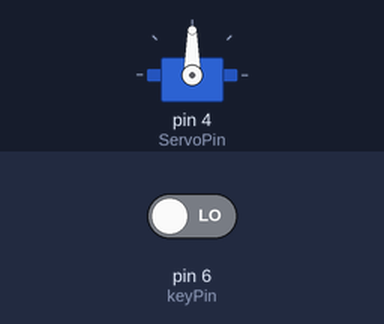
Recording of a sketch running on a simulated Arduino Uno, built with avr-gcc and run on an emulated ATmega328P. Shown: servo. Inputs (shaded band) come from the test bench; at power-on: pin 6 (keyPin) LOW.

Above: at 10.8 s.
10.9 s: pin 6 (keyPin) driven HIGH
At 15.5 s:
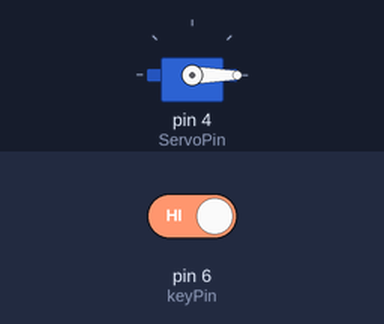
16.9 s: pin 6 (keyPin) driven LOW
At 20.5 s:
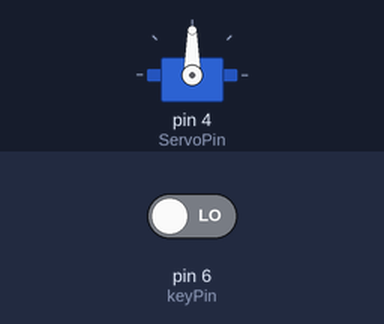
Timing chart, 0 to 22.0 s (numbered marks = the images above; inputs shaded):
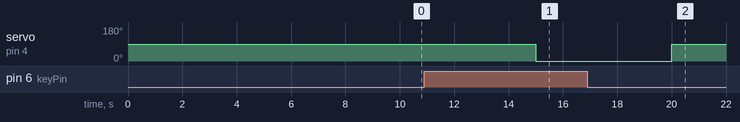

The sketch:

sketch_feb25a.ino
```cpp
#include <Servo.h>
#define ServoPin 4
#define keyPin 6
bool state = LOW;

Servo myservo;
void setup()
{
  myservo.attach(ServoPin);
  pinMode (keyPin, INPUT);
}

void loop()
{

  if (digitalRead(keyPin))
  {
    myservo.write(0);
    delay(5000);

  }
  else{
      myservo.write(90);
      delay(5000);
    }
}
```

Measured:
- after the input at 10.9 s, servo on pin 4 (ServoPin): 90° → 0° after 4.1 s
- after the input at 16.9 s, servo on pin 4 (ServoPin): 0° → 90° after 3.1 s
